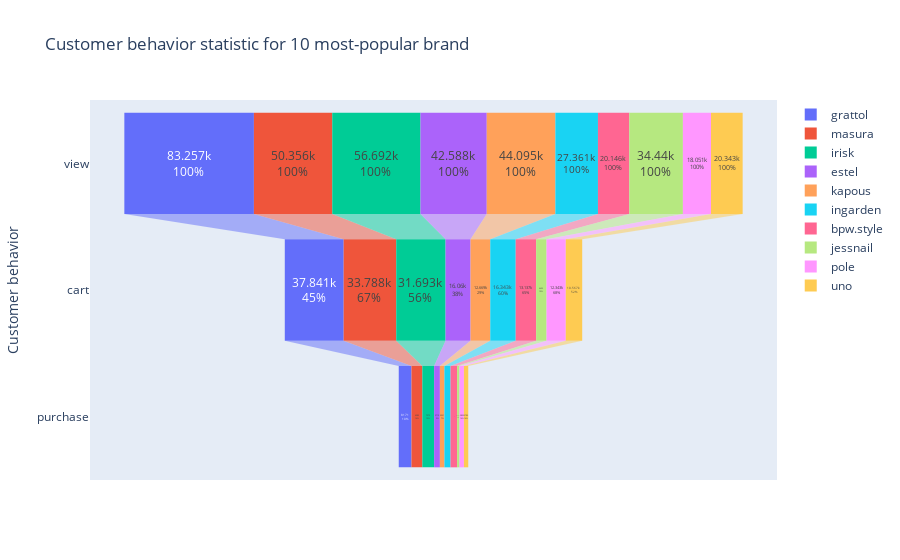

The cell this chart's notebook holds for it:
### Code cell
fig = go.Figure()
for i in range(len(brand_list)):
    name = brand_list[i]
    data_funnel = best_brands[best_brands['brand']==name]['event_type'].value_counts()
    data_funnel = data_funnel.drop('remove_from_cart')

    fig.add_trace(go.Funnel(
        name = name,
        y = data_funnel.index,
        x = data_funnel,
        orientation = "h",
        textposition = "inside",
        textinfo = "value+percent initial"))

fig.update_layout(
    title_text='Customer behavior statistic for 10 most-popular brand', # title of plot
    yaxis_title_text='Customer behavior', # xaxis label
    xaxis_title_text='Brand performance', # yaxis label
    )

### Figure 1 — Plotly figure (JSON) as saved in the notebook; plotly's stock layout.template omitted (floating-point values rounded to 4 significant figures)
{"data": [{"name": "grattol", "orientation": "h", "textinfo": "value+percent initial", "textposition": "inside", "type": "funnel", "x": [83257, 37841, 8171], "y": ["view", "cart", "purchase"]}, {"name": "masura", "orientation": "h", "textinfo": "value+percent initial", "textposition": "inside", "type": "funnel", "x": [50356, 33788, 6985], "y": ["view", "cart", "purchase"]}, {"name": "irisk", "orientation": "h", "textinfo": "value+percent initial", "textposition": "inside", "type": "funnel", "x": [56692, 31693, 7572], "y": ["view", "cart", "purchase"]}, {"name": "estel", "orientation": "h", "textinfo": "value+percent initial", "textposition": "inside", "type": "funnel", "x": [42588, 16060, 3710], "y": ["view", "cart", "purchase"]}, {"name": "kapous", "orientation": "h", "textinfo": "value+percent initial", "textposition": "inside", "type": "funnel", "x": [44095, 12669, 2921], "y": ["view", "cart", "purchase"]}, {"name": "ingarden", "orientation": "h", "textinfo": "value+percent initial", "textposition": "inside", "type": "funnel", "x": [27361, 16343, 3929], "y": ["view", "cart", "purchase"]}, {"name": "bpw.style", "orientation": "h", "textinfo": "value+percent initial", "textposition": "inside", "type": "funnel", "x": [20146, 13137, 4212], "y": ["view", "cart", "purchase"]}, {"name": "jessnail", "orientation": "h", "textinfo": "value+percent initial", "textposition": "inside", "type": "funnel", "x": [34440, 6692, 1550], "y": ["view", "cart", "purchase"]}, {"name": "pole", "orientation": "h", "textinfo": "value+percent initial", "textposition": "inside", "type": "funnel", "x": [18051, 12343, 2830], "y": ["view", "cart", "purchase"]}, {"name": "uno", "orientation": "h", "textinfo": "value+percent initial", "textposition": "inside", "type": "funnel", "x": [20343, 10567, 2780], "y": ["view", "cart", "purchase"]}], "layout": {"title": {"text": "Customer behavior statistic for 10 most-popular brand"}, "xaxis": {"title": {"text": "Brand performance"}}, "yaxis": {"title": {"text": "Customer behavior"}}}}
